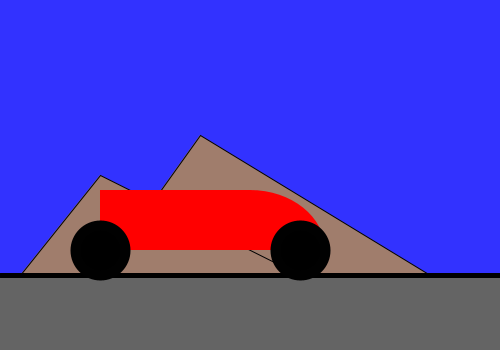
Frame 1 (no input)
Frame 60 (the mouse pressed at the canvas centre just before this capture): identical to frame 1, image omitted
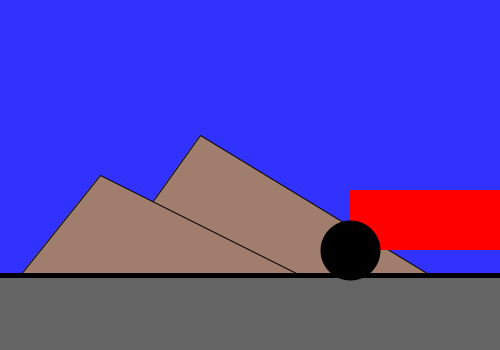
Frame 120 (the mouse held since frame 60 and released just before this capture)

The Processing sketch that drew these frames (run headless with seeded random() and noise(); from frame 60 on, the mouse is pressed at the canvas centre):

// Processing sketch: processing_12243
// ── processing_12243.pde

void setup()
{
  size(500, 350);
  background(100);
}

int x=0;

void draw()
{
  
  
  background(100);
  //sky
  fill(50, 50, 255);
  noStroke();
  rect(0,0, 500, 275);
  
  // silly mountains
  strokeWeight(1);
  stroke(0);
  fill(#A07D6C);
    triangle(100,275, 200,135, 430,275);
  triangle(20,275, 100,175, 300,275);

  
  
  //ground
  stroke(0);
  strokeWeight(5);
  line(0, 275, 500, 275);
  


  
  x= mouseX;
  smooth();
  noStroke();
  fill(255, 0, 0);
  rect(100+x, 190, 150, 60);
  noStroke();
  arc(250+x, 250, 150, 120, PI+HALF_PI, TWO_PI);

//wheels
  fill(0, 0, 0);
  stroke(1);
  strokeWeight(10);
  ellipse(100+x, 250, 50, 50);
  ellipse(300+x, 250, 50, 50);



}
